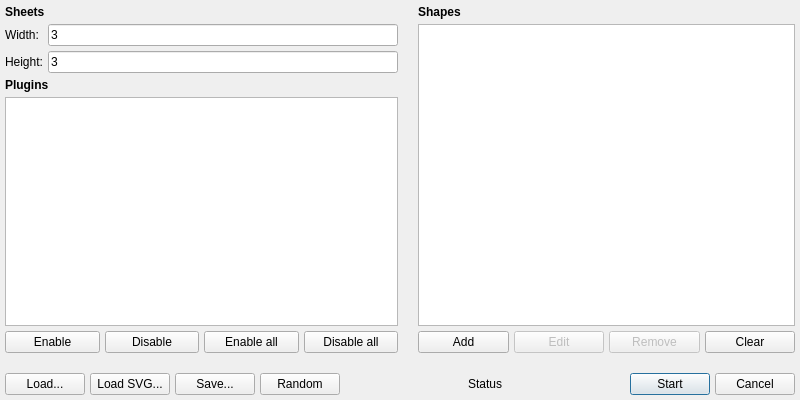
<?xml version="1.0" encoding="UTF-8"?>
<ui version="4.0">
 <class>PluginInputDialog</class>
 <widget class="QDialog" name="PluginInputDialog">
  <property name="geometry">
   <rect>
    <x>0</x>
    <y>0</y>
    <width>800</width>
    <height>400</height>
   </rect>
  </property>
  <property name="minimumSize">
   <size>
    <width>800</width>
    <height>400</height>
   </size>
  </property>
  <property name="maximumSize">
   <size>
    <width>800</width>
    <height>400</height>
   </size>
  </property>
  <property name="windowTitle">
   <string>Task</string>
  </property>
  <layout class="QHBoxLayout" name="horizontalLayout_3">
   <property name="spacing">
    <number>5</number>
   </property>
   <property name="leftMargin">
    <number>5</number>
   </property>
   <property name="topMargin">
    <number>5</number>
   </property>
   <property name="rightMargin">
    <number>5</number>
   </property>
   <property name="bottomMargin">
    <number>5</number>
   </property>
   <item>
    <layout class="QVBoxLayout" name="verticalLayout_6">
     <property name="spacing">
      <number>5</number>
     </property>
     <item>
      <layout class="QHBoxLayout" name="horizontalLayout_2">
       <property name="spacing">
        <number>5</number>
       </property>
       <item>
        <layout class="QVBoxLayout" name="verticalLayout_5">
         <property name="spacing">
          <number>5</number>
         </property>
         <item>
          <layout class="QVBoxLayout" name="verticalLayout_3">
           <property name="spacing">
            <number>5</number>
           </property>
           <item>
            <widget class="QLabel" name="lSheets">
             <property name="font">
              <font>
               <weight>75</weight>
               <bold>true</bold>
              </font>
             </property>
             <property name="text">
              <string>Sheets</string>
             </property>
            </widget>
           </item>
           <item>
            <layout class="QFormLayout" name="horizontalLayout">
             <item row="0" column="0">
              <widget class="QLabel" name="lSheetWidth">
               <property name="text">
                <string>Width:</string>
               </property>
              </widget>
             </item>
             <item row="0" column="1">
              <widget class="QLineEdit" name="leSheetWidth">
               <property name="text">
                <string>3</string>
               </property>
              </widget>
             </item>
             <item row="1" column="0">
              <widget class="QLabel" name="lSheetHeight">
               <property name="text">
                <string>Height:</string>
               </property>
              </widget>
             </item>
             <item row="1" column="1">
              <widget class="QLineEdit" name="leSheetHeight">
               <property name="text">
                <string>3</string>
               </property>
              </widget>
             </item>
            </layout>
           </item>
          </layout>
         </item>
         <item>
          <layout class="QVBoxLayout" name="verticalLayout_4">
           <property name="spacing">
            <number>5</number>
           </property>
           <item>
            <widget class="QLabel" name="lPlugins">
             <property name="font">
              <font>
               <weight>75</weight>
               <bold>true</bold>
              </font>
             </property>
             <property name="text">
              <string>Plugins</string>
             </property>
            </widget>
           </item>
           <item>
            <widget class="QListWidget" name="listWidgetPlugins">
             <property name="enabled">
              <bool>true</bool>
             </property>
             <property name="selectionMode">
              <enum>QAbstractItemView::ExtendedSelection</enum>
             </property>
            </widget>
           </item>
          </layout>
         </item>
         <item>
          <layout class="QHBoxLayout" name="horizontalLayout_4">
           <property name="spacing">
            <number>5</number>
           </property>
           <item>
            <widget class="QPushButton" name="btnEnable">
             <property name="enabled">
              <bool>true</bool>
             </property>
             <property name="text">
              <string>Enable</string>
             </property>
            </widget>
           </item>
           <item>
            <widget class="QPushButton" name="btnDisable">
             <property name="enabled">
              <bool>true</bool>
             </property>
             <property name="text">
              <string>Disable</string>
             </property>
            </widget>
           </item>
           <item>
            <widget class="QPushButton" name="btnEnableAll">
             <property name="enabled">
              <bool>true</bool>
             </property>
             <property name="text">
              <string>Enable all</string>
             </property>
            </widget>
           </item>
           <item>
            <widget class="QPushButton" name="btnDisableAll">
             <property name="enabled">
              <bool>true</bool>
             </property>
             <property name="text">
              <string>Disable all</string>
             </property>
            </widget>
           </item>
          </layout>
         </item>
        </layout>
       </item>
       <item>
        <layout class="QVBoxLayout" name="verticalLayout_2">
         <property name="spacing">
          <number>5</number>
         </property>
         <property name="leftMargin">
          <number>15</number>
         </property>
         <item>
          <widget class="QLabel" name="label">
           <property name="font">
            <font>
             <weight>75</weight>
             <bold>true</bold>
            </font>
           </property>
           <property name="autoFillBackground">
            <bool>false</bool>
           </property>
           <property name="text">
            <string>Shapes</string>
           </property>
          </widget>
         </item>
         <item>
          <layout class="QVBoxLayout" name="verticalLayout">
           <property name="spacing">
            <number>5</number>
           </property>
           <item>
            <widget class="QListView" name="listViewShapes"/>
           </item>
           <item>
            <layout class="QHBoxLayout" name="horizontalLayout_8" stretch="0,0,0,0">
             <property name="spacing">
              <number>5</number>
             </property>
             <item>
              <widget class="QPushButton" name="btnAdd">
               <property name="enabled">
                <bool>true</bool>
               </property>
               <property name="text">
                <string>Add</string>
               </property>
              </widget>
             </item>
             <item>
              <widget class="QPushButton" name="btnEdit">
               <property name="enabled">
                <bool>false</bool>
               </property>
               <property name="text">
                <string>Edit</string>
               </property>
              </widget>
             </item>
             <item>
              <widget class="QPushButton" name="btnRemove">
               <property name="enabled">
                <bool>false</bool>
               </property>
               <property name="text">
                <string>Remove</string>
               </property>
              </widget>
             </item>
             <item>
              <widget class="QPushButton" name="btnClear">
               <property name="text">
                <string>Clear</string>
               </property>
              </widget>
             </item>
            </layout>
           </item>
          </layout>
         </item>
        </layout>
       </item>
      </layout>
     </item>
     <item>
      <layout class="QHBoxLayout" name="hlMainControls" stretch="0,0,0,0,1,0,0">
       <property name="spacing">
        <number>5</number>
       </property>
       <property name="topMargin">
        <number>15</number>
       </property>
       <item>
        <widget class="QPushButton" name="btnLoad">
         <property name="text">
          <string>Load...</string>
         </property>
        </widget>
       </item>
       <item>
        <widget class="QPushButton" name="btnLoadSVG">
         <property name="text">
          <string>Load SVG...</string>
         </property>
        </widget>
       </item>
       <item>
        <widget class="QPushButton" name="btnSave">
         <property name="text">
          <string>Save...</string>
         </property>
        </widget>
       </item>
       <item>
        <widget class="QPushButton" name="btnRandom">
         <property name="enabled">
          <bool>true</bool>
         </property>
         <property name="text">
          <string>Random</string>
         </property>
        </widget>
       </item>
       <item>
        <widget class="QLabel" name="lStatus">
         <property name="text">
          <string>Status</string>
         </property>
         <property name="alignment">
          <set>Qt::AlignCenter</set>
         </property>
        </widget>
       </item>
       <item>
        <widget class="QPushButton" name="btnStart">
         <property name="text">
          <string>Start</string>
         </property>
         <property name="default">
          <bool>true</bool>
         </property>
        </widget>
       </item>
       <item>
        <widget class="QPushButton" name="btnCancel">
         <property name="text">
          <string>Cancel</string>
         </property>
        </widget>
       </item>
      </layout>
     </item>
    </layout>
   </item>
  </layout>
 </widget>
 <resources/>
 <connections>
  <connection>
   <sender>leSheetWidth</sender>
   <signal>textChanged(QString)</signal>
   <receiver>PluginInputDialog</receiver>
   <slot>updateControls()</slot>
   <hints>
    <hint type="sourcelabel">
     <x>227</x>
     <y>53</y>
    </hint>
    <hint type="destinationlabel">
     <x>299</x>
     <y>199</y>
    </hint>
   </hints>
  </connection>
  <connection>
   <sender>leSheetHeight</sender>
   <signal>textChanged(QString)</signal>
   <receiver>PluginInputDialog</receiver>
   <slot>updateControls()</slot>
   <hints>
    <hint type="sourcelabel">
     <x>347</x>
     <y>84</y>
    </hint>
    <hint type="destinationlabel">
     <x>299</x>
     <y>199</y>
    </hint>
   </hints>
  </connection>
  <connection>
   <sender>listWidgetPlugins</sender>
   <signal>itemChanged(QListWidgetItem*)</signal>
   <receiver>PluginInputDialog</receiver>
   <slot>updateControls()</slot>
   <hints>
    <hint type="sourcelabel">
     <x>178</x>
     <y>206</y>
    </hint>
    <hint type="destinationlabel">
     <x>349</x>
     <y>199</y>
    </hint>
   </hints>
  </connection>
  <connection>
   <sender>btnCancel</sender>
   <signal>clicked()</signal>
   <receiver>PluginInputDialog</receiver>
   <slot>reject()</slot>
   <hints>
    <hint type="sourcelabel">
     <x>652</x>
     <y>381</y>
    </hint>
    <hint type="destinationlabel">
     <x>349</x>
     <y>199</y>
    </hint>
   </hints>
  </connection>
  <connection>
   <sender>listWidgetPlugins</sender>
   <signal>itemSelectionChanged()</signal>
   <receiver>PluginInputDialog</receiver>
   <slot>updateControls()</slot>
   <hints>
    <hint type="sourcelabel">
     <x>176</x>
     <y>205</y>
    </hint>
    <hint type="destinationlabel">
     <x>349</x>
     <y>199</y>
    </hint>
   </hints>
  </connection>
 </connections>
 <slots>
  <slot>updateControls()</slot>
 </slots>
</ui>
